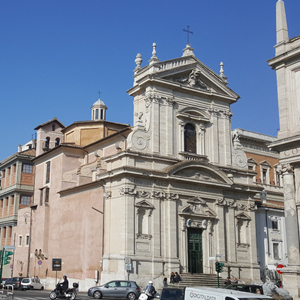
#> input picture Python_Study/class/0224/dft_300.jpg, 300 x 300 px
$ python _03_Filter_Operator_Function.py
#> lines starting #> are read from the running program, lines starting #| are printed output that depends on the picture
### Python_Study/class/0225/_00_Base_for_Copy.py
import cv2
import numpy as np
import time
import matplotlib.pyplot as plt


def readImageGray(url):
#> called with url = './dft_300.jpg'
    return cv2.imread(url, cv2.IMREAD_GRAYSCALE)
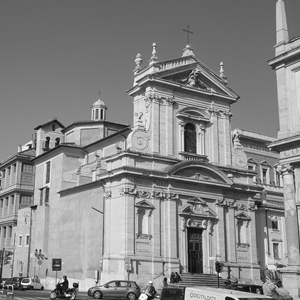
#> returned value: shape (300, 300); min 1, max 255, mean 134.6


def keyboardseet():
    cv2.waitKey()
    cv2.destroyAllWindows()


# [21 lines left out: function filter, not called in this run]


''' Robers Mask 를 위한 함수 '''


# [13 lines left out: function differential, not called in this run]


''' Max_min_Filtering '''


# ksize = mask의 크기
# mode = 0 --> 최소 필터링 / 1 ---> 최대 필터링

# [18 lines left out: function min_max_filter, not called in this run]


''' Open CV ImShow method '''


# 입력 받은 값을 cv2 의 이름으로 출력


def imshowFunction(src):
    name = f'src'
    return cv2.imshow(name, src)


''' 반복문을 사용해서 이미지의 크기를 변경하는 방식 - 순방향 사상 '''


# [15 lines left out: function scaling_loop, not called in this run]


''' 행렬 단위 접근을 이용해서 image 를 변경 '''


# [20 lines left out: function scaling_matrix, not called in this run]


''' 최근점 이웃 보간 '''


# [16 lines left out: function scaling_nearest, not called in this run]

### Python_Study/class/0224/_03_Filter_Operator_Function.py
import cv2
import numpy as np

import _00_Base_for_Copy as bs
'''image load '''
image = bs.readImageGray('./dft_300.jpg')
cv2.imshow('Origin image', image)

''' Create kernel '''
kernel = np.ones((5, 5)) / 25.0
print(kernel)


image_kernel = cv2.filter2D(image, -1, kernel)
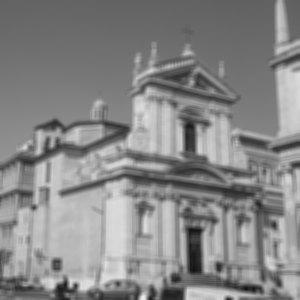
#> image_kernel: shape (300, 300); min 19, max 237, mean 134.7

''' image show '''
cv2.imshow('image_kernel', image_kernel)

''' key board 를 누르면 종료하는 코드 '''
bs.keyboardseet()

$ run again, with Python_Study/class/0224/filter_sharpen.jpg copied over Python_Study/class/0224/dft_300.jpg
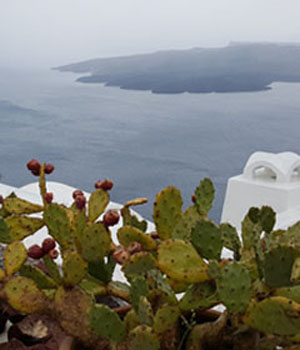
#> input picture Python_Study/class/0224/filter_sharpen.jpg, 300 x 350 px
#> in readImageGray, `return cv2.imread(url, cv2.IMREAD_GRAYSCALE)`:
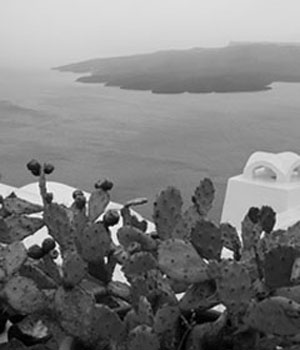
#> returned value: shape (350, 300); min 0, max 255, mean 126.2
#> `image_kernel = cv2.filter2D(image, -1, kernel)`:
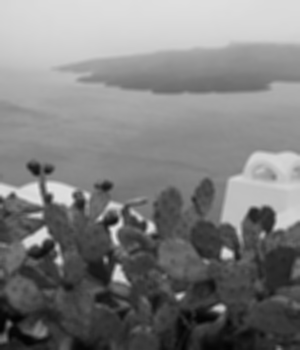
#> image_kernel: shape (350, 300); min 3, max 228, mean 126.2
